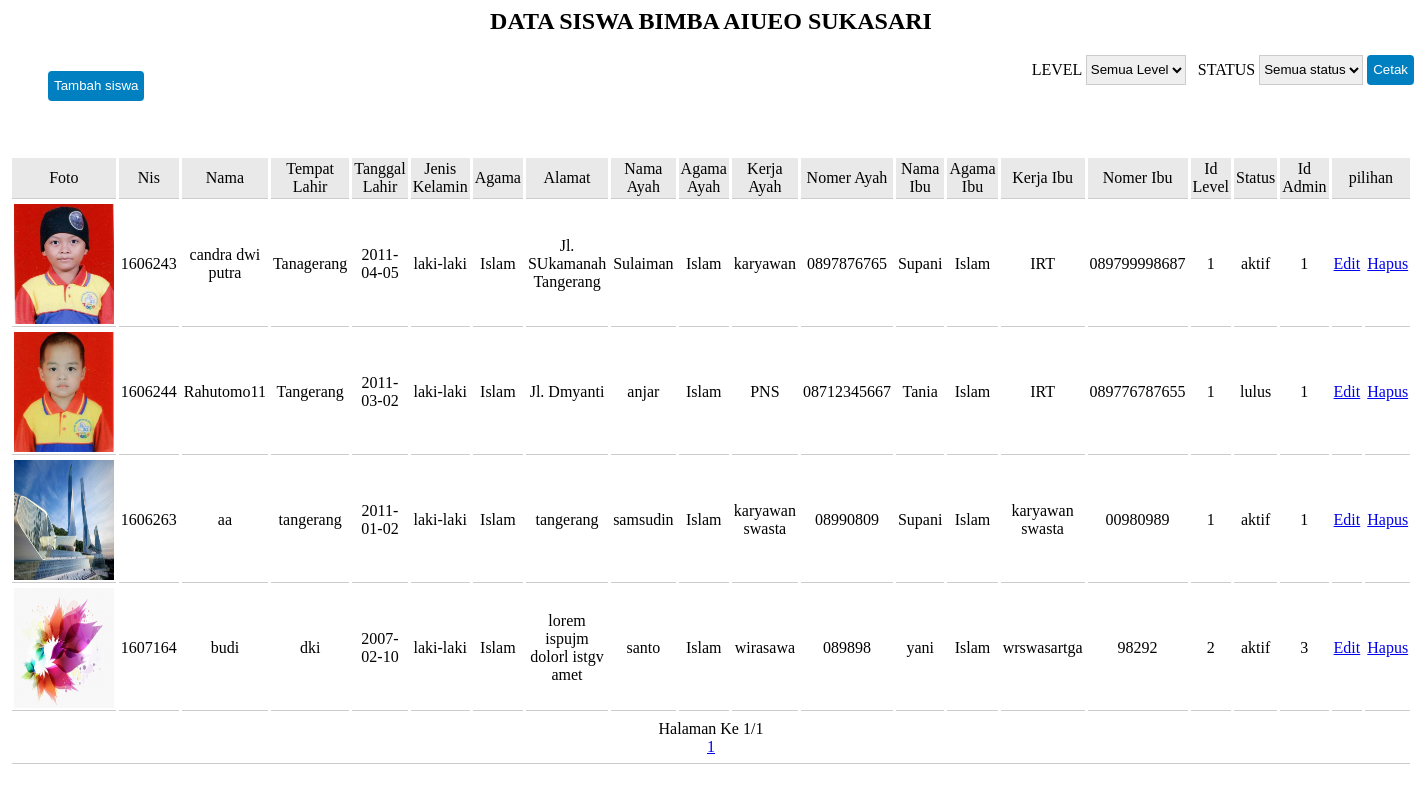
/admin/data_siswa.php, run on an earlier commit of the app's database.
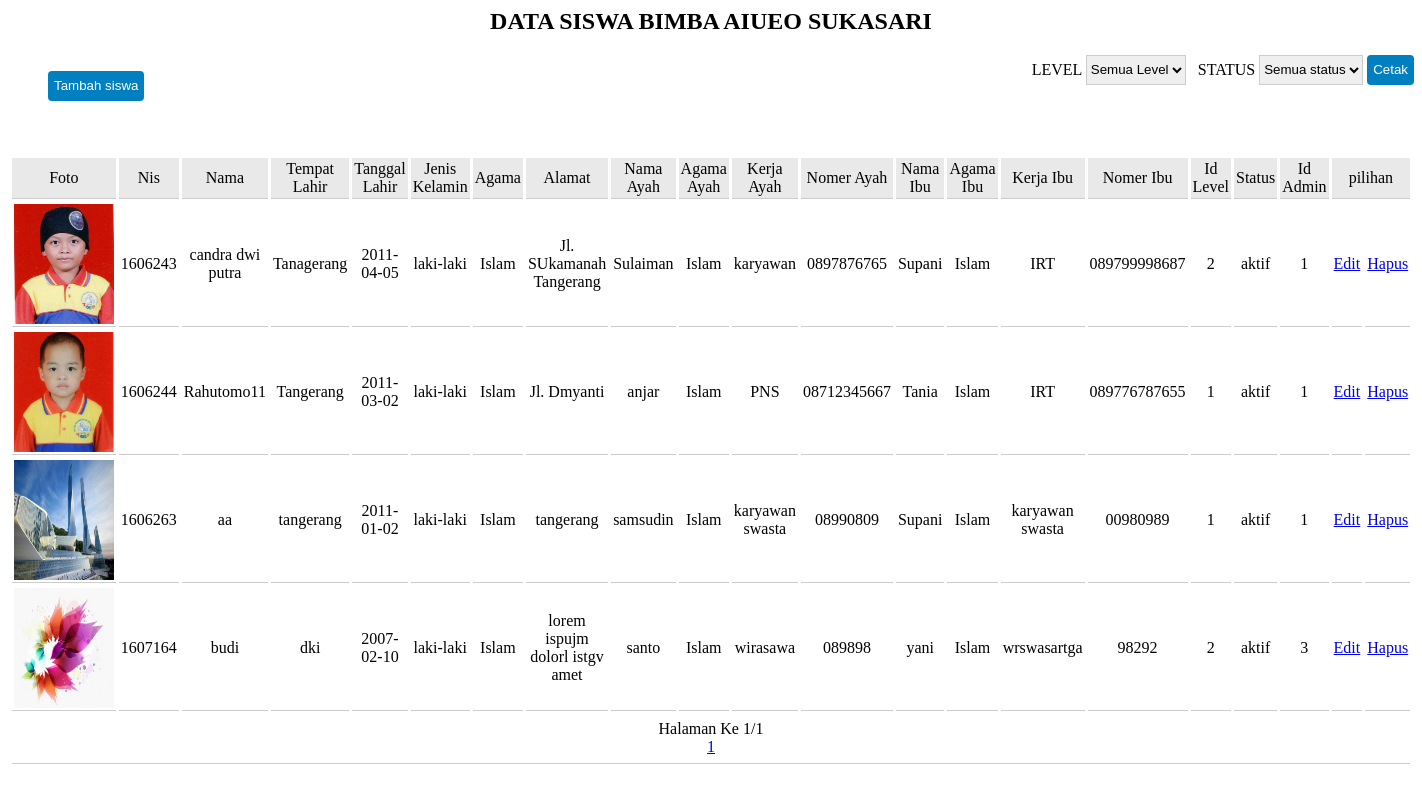
And on a later commit of the database.
### tables this page shows
CREATE TABLE IF NOT EXISTS `siswa` (
  `nis` varchar(12) NOT NULL,
  `nm_siswa` varchar(25) NOT NULL,
  `tmptlahir_siswa` varchar(20) NOT NULL,
  `tgllahir_siswa` date NOT NULL,
  `jns_kel` enum('laki-laki','perempuan') NOT NULL,
  `agama` varchar(10) NOT NULL,
  `alamat` text NOT NULL,
  `foto` text NOT NULL,
  `nm_ayah` varchar(25) NOT NULL,
  `agama_ayah` varchar(10) NOT NULL,
  `krj_ayah` varchar(25) NOT NULL,
  `no_ayah` varchar(12) NOT NULL,
  `nm_ibu` varchar(25) NOT NULL,
  `agama_ibu` varchar(10) NOT NULL,
  `krj_ibu` varchar(25) NOT NULL,
  `no_ibu` varchar(12) NOT NULL,
  `id_level` int(11) NOT NULL,
  `id_admin` int(11) NOT NULL,
  `status` varchar(20) NOT NULL,
  PRIMARY KEY (`nis`)
);

### admin/data_siswa.php (the view, shortened to what this page needs)
<h2 align="center">DATA SISWA BIMBA AIUEO SUKASARI</h2>
<div id="boxheader" class="boxheader">
<div class="box1">
 <p><a href="?page=tambah siswa"><button><i class="fa fa-plus"></i> Tambah siswa</button></a><br /><br /></p>
 </div>
 <div class="box2">
 <form action="laporan/laporan_siswa.php" method="post" target="new">
<span>LEVEL</span>
<select name="level" class="cmbstatus"  id="level" onchange="sorting()">
 <option value="semua">Semua Level</option>
 </select>
 <span> &nbsp;  STATUS</span>
<select name="cmbstatus" class="cmbstatus"  id="cmbstatus" onchange="sorting()">
 <option value="semua">Semua status</option>
 </select>
 <button class="submit" type="submit"><i class="fa fa-print"></i> Cetak</button>
 </form>
 </div>
</div>
<div id="boxtabel">
<table width="1151" cellpadding="2" align="center" cellspacing="3" border="0">
<tr bgcolor="#E9E9E9">
    <td width="100"><div align="center">Foto</div></td>
    <td width="26"><div align="center">Nis</div></td>
    <td width="37"><div align="center">Nama</div></td>
    <td width="50"><div align="center">Tempat Lahir</div></td>
    <td width="51"><div align="center">Tanggal Lahir</div></td>
    <td width="50"><div align="center">Jenis Kelamin</div></td>
    <td width="52"><div align="center">Agama</div></td>
    <td width="68"><div align="center">Alamat</div></td>
    <td width="53"><div align="center">Nama Ayah</div></td>
    <td width="47"><div align="center">Agama Ayah</div></td>
    <td width="50"><div align="center">Kerja Ayah</div></td>
    <td width="50"><div align="center">Nomer Ayah</div></td>
     <td width="41"><div align="center">Nama Ibu</div></td>
    <td width="47"><div align="center">Agama Ibu</div></td>
    <td width="39"><div align="center">Kerja Ibu</div></td>
    <td width="47"><div align="center">Nomer Ibu</div></td>
    <td width="44"><div align="center">Id Level</div></td>
    <td width="44"><div align="center">Status</div></td>
    <td width="40"><div align="center">Id Admin</div></td>
    <td colspan="3"><div align="center">pilihan</div></td>
  </tr>
  <?php
if(isset($_GET['hal'])){
$hal=$_GET['hal'];
}else{
$hal=1;
}
$max=25;
$dari=($hal*$max)-$max;
  if(!isset($_GET['status'])){
$str=mysql_query("select * from siswa limit $dari,$max");
  }else{
	  $str=mysql_query("select * from siswa where status='$_GET[status]' limit $dari,$max");
  }
while($dt_siswa=mysql_fetch_array($str)){
?>
  <tr>
    <td><div align="center"><img src="../gambar/siswa/<?php echo $dt_siswa['foto']; ?>" width="100" height="120" /></div></td>
    <td><div align="center"><?php echo $dt_siswa[0]; ?></div></td>
    <td><div align="center"><?php echo $dt_siswa[1]; ?></div></td>
    <td><div align="center"><?php echo $dt_siswa[2]; ?></div></td>
    <td><div align="center"><?php echo $dt_siswa[3]; ?></div></td>
    <td><div align="center"><?php echo $dt_siswa[4]; ?></div></td>
    <td><div align="center"><?php echo $dt_siswa[5]; ?></div></td>
    <td><div align="center"><?php echo $dt_siswa[6]; ?></div></td>
    <td><div align="center"><?php echo $dt_siswa[8]; ?></div></td>
  	<td><div align="center"><?php echo $dt_siswa[9]; ?></div></td>
   	<td><div align="center"><?php echo $dt_siswa[10]; ?></div></td>
    <td><div align="center"><?php echo $dt_siswa[11]; ?></div></td>
    <td><div align="center"><?php echo $dt_siswa[12]; ?></div></td>
    <td><div align="center"><?php echo $dt_siswa[13]; ?></div></td>
    <td><div align="center"><?php echo $dt_siswa[14]; ?></div></td>
    <td><div align="center"><?php echo $dt_siswa[15]; ?></div></td>
    <td><div align="center"><?php echo $dt_siswa[16]; ?></div></td>
    <td><div align="center"><?php echo $dt_siswa['status']; ?></div></td>
    <td><div align="center"><?php echo $dt_siswa[17]; ?></div></td>
    <td width="37"><div align="center"><a href="?page=edit siswa&nis=<?php echo $dt_siswa[0]; ?>">Edit</a></div></td>
    <td width="39"><div align="center"><a href="proses_siswa.php?page=hapus&nis=<?php echo $dt_siswa[0]; ?>">Hapus</a></div></td>
  </tr>
<?php
}
?>
<tr>
<td height="50" align="center" colspan="25">
<?php
$str2=mysql_query("select * from siswa");
$jml=mysql_num_rows($str2);
$hasil=ceil($jml/$max);
echo"Halaman Ke $hal/$hasil <br />";
for($a=1;$a<=$hasil;$a++){
	echo"&nbsp&nbsp<a href='?page=siswa&hal=$a'>$a</a>&nbsp&nbsp";
}
?>
</td>
</tr>
</table>
</div>

What changed in the data, as far as the page shows it:
changed siswa "candra dwi putra": id_level "1" → "2"
changed siswa "Rahutomo11": status "lulus" → "aktif"
